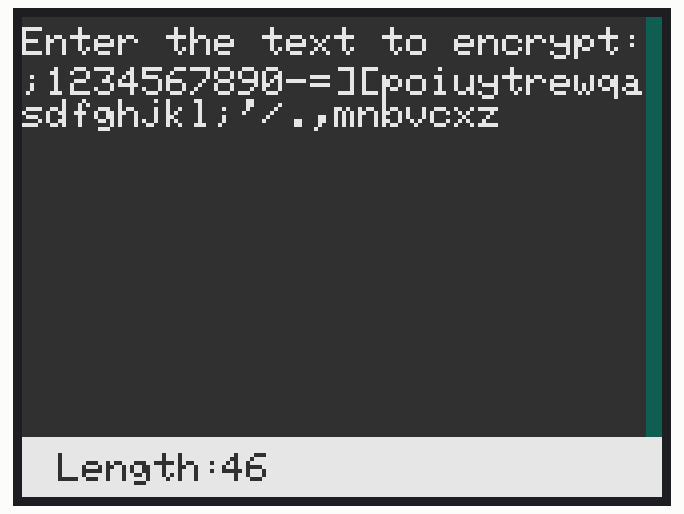
This sketch was run on a simulated ESP32. Parts: 320×240 colour display.

Above: at 0.3 s.

The sketch:

ESP32_ILI9341_inp.ino
```cpp
// (licence header left out)
#include <Adafruit_GFX.h>                                                   // include Adafruit graphics library
#include <Adafruit_ILI9341.h>                                               // include Adafruit ILI9341 TFT library
#define TFT_CS    15                                                        // TFT CS  pin is connected to ESP32 pin D15
#define TFT_RST   4                                                         // TFT RST pin is connected to ESP32 pin D4
#define TFT_DC    2                                                         // TFT DC  pin is connected to ESP32 pin D2
                                                                            // SCK (CLK) ---> ESP32 pin D18
                                                                            // MOSI(DIN) ---> ESP32 pin D23

Adafruit_ILI9341 tft = Adafruit_ILI9341(TFT_CS, TFT_DC, TFT_RST);
String keyb_inp = ";1234567890-=][poiuytrewqasdfghjkl;'/.,mnbvcxz";
void keyb_input(){
  tft.fillScreen(0x3186);
  tft.setTextColor(0xe73c, 0x3186);
  tft.setTextSize(2);
  tft.fillRect(312, 0, 320, 240, 0x12ea);
  tft.setCursor(0,5);
  tft.println("Enter the text to encrypt:");
  tft.setCursor(0,25);
  tft.println(keyb_inp);
  tft.fillRect(0, 210, 320, 240, 0xe73c);
  tft.setTextColor(0x3186, 0xe73c);
  tft.setTextSize(2);
  tft.setCursor(18,218);
  tft.print("Length:");
  int inpl = keyb_inp.length();
  tft.setCursor(100,218);
  tft.print("    ");
  tft.setCursor(100,218);
  tft.print(inpl);
}

void setup() {
   tft.begin();
   tft.setRotation(1);
   keyb_input();
}
void loop(){

}
```
